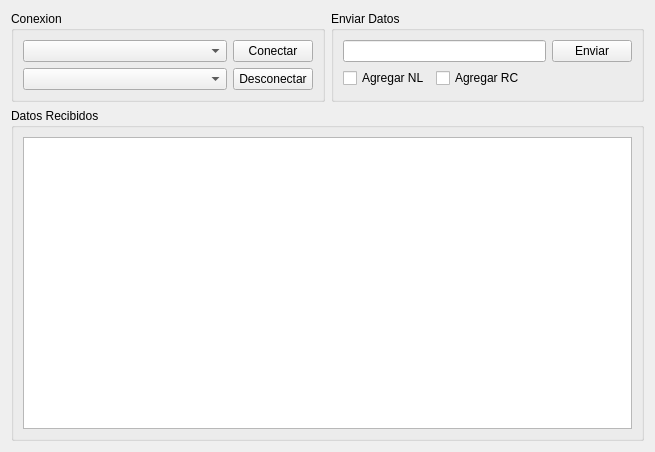
<?xml version="1.0" encoding="UTF-8"?>
<ui version="4.0">
 <class>Form</class>
 <widget class="QWidget" name="Form">
  <property name="windowModality">
   <enum>Qt::NonModal</enum>
  </property>
  <property name="enabled">
   <bool>true</bool>
  </property>
  <property name="geometry">
   <rect>
    <x>0</x>
    <y>0</y>
    <width>655</width>
    <height>452</height>
   </rect>
  </property>
  <property name="sizePolicy">
   <sizepolicy hsizetype="Fixed" vsizetype="Fixed">
    <horstretch>0</horstretch>
    <verstretch>0</verstretch>
   </sizepolicy>
  </property>
  <property name="minimumSize">
   <size>
    <width>562</width>
    <height>452</height>
   </size>
  </property>
  <property name="contextMenuPolicy">
   <enum>Qt::NoContextMenu</enum>
  </property>
  <property name="acceptDrops">
   <bool>true</bool>
  </property>
  <property name="windowTitle">
   <string>Serial Console</string>
  </property>
  <property name="styleSheet">
   <string notr="true"/>
  </property>
  <layout class="QGridLayout" name="gridLayout_5">
   <item row="0" column="0">
    <widget class="QGroupBox" name="groupBox">
     <property name="title">
      <string>Conexion</string>
     </property>
     <layout class="QGridLayout" name="gridLayout_4">
      <item row="0" column="0">
       <widget class="QComboBox" name="CboCOMPorts">
        <property name="sizePolicy">
         <sizepolicy hsizetype="Expanding" vsizetype="Fixed">
          <horstretch>0</horstretch>
          <verstretch>0</verstretch>
         </sizepolicy>
        </property>
       </widget>
      </item>
      <item row="0" column="1">
       <widget class="QPushButton" name="BtnConectar">
        <property name="text">
         <string>Conectar</string>
        </property>
       </widget>
      </item>
      <item row="1" column="0">
       <widget class="QComboBox" name="CboBaudRate">
        <property name="sizePolicy">
         <sizepolicy hsizetype="Expanding" vsizetype="Fixed">
          <horstretch>0</horstretch>
          <verstretch>0</verstretch>
         </sizepolicy>
        </property>
       </widget>
      </item>
      <item row="1" column="1">
       <widget class="QPushButton" name="BtnDesconectar">
        <property name="text">
         <string>Desconectar</string>
        </property>
       </widget>
      </item>
     </layout>
    </widget>
   </item>
   <item row="0" column="1">
    <widget class="QGroupBox" name="groupBox_2">
     <property name="title">
      <string>Enviar Datos</string>
     </property>
     <layout class="QGridLayout" name="gridLayout">
      <item row="0" column="0">
       <layout class="QHBoxLayout" name="horizontalLayout_4">
        <item>
         <widget class="QLineEdit" name="TxtEnviar"/>
        </item>
        <item>
         <widget class="QPushButton" name="BtnEnviar">
          <property name="text">
           <string>Enviar</string>
          </property>
         </widget>
        </item>
       </layout>
      </item>
      <item row="1" column="0">
       <layout class="QHBoxLayout" name="horizontalLayout_3">
        <item>
         <widget class="QCheckBox" name="ChkNuevaLinea">
          <property name="text">
           <string>Agregar NL</string>
          </property>
         </widget>
        </item>
        <item>
         <widget class="QCheckBox" name="ChkRetornoCarro">
          <property name="text">
           <string>Agregar RC</string>
          </property>
         </widget>
        </item>
        <item>
         <spacer name="horizontalSpacer">
          <property name="orientation">
           <enum>Qt::Horizontal</enum>
          </property>
          <property name="sizeHint" stdset="0">
           <size>
            <width>40</width>
            <height>20</height>
           </size>
          </property>
         </spacer>
        </item>
       </layout>
      </item>
     </layout>
    </widget>
   </item>
   <item row="1" column="0" colspan="2">
    <widget class="QGroupBox" name="groupBox_3">
     <property name="title">
      <string>Datos Recibidos</string>
     </property>
     <layout class="QGridLayout" name="gridLayout_3">
      <item row="0" column="0">
       <widget class="QTextEdit" name="TxtDatosRecibidos"/>
      </item>
     </layout>
    </widget>
   </item>
  </layout>
 </widget>
 <resources/>
 <connections/>
 <designerdata>
  <property name="gridDeltaX">
   <number>10</number>
  </property>
  <property name="gridDeltaY">
   <number>10</number>
  </property>
  <property name="gridSnapX">
   <bool>true</bool>
  </property>
  <property name="gridSnapY">
   <bool>true</bool>
  </property>
  <property name="gridVisible">
   <bool>true</bool>
  </property>
 </designerdata>
</ui>
